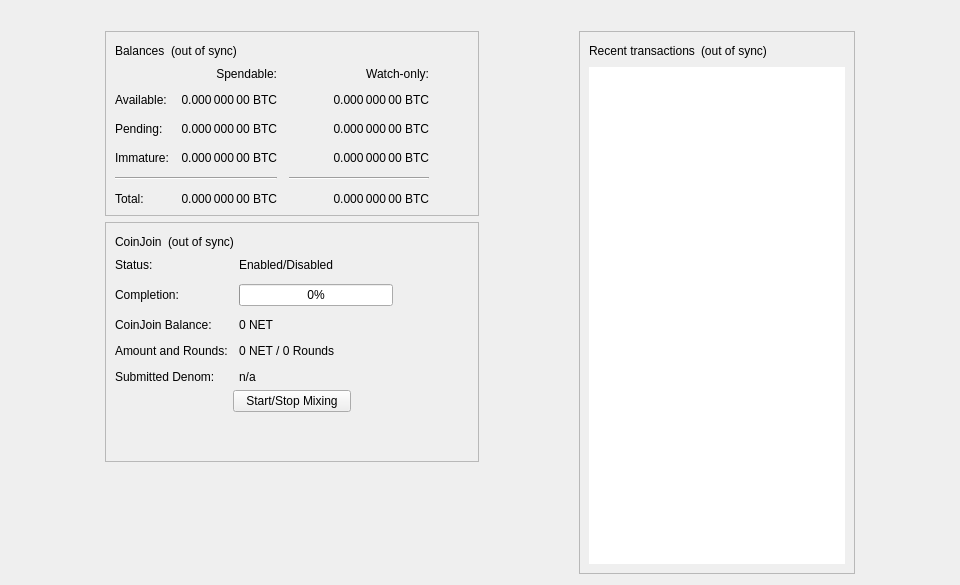
<?xml version="1.0" encoding="UTF-8"?>
<ui version="4.0">
 <class>OverviewPage</class>
 <widget class="QWidget" name="OverviewPage">
  <property name="geometry">
   <rect>
    <x>0</x>
    <y>0</y>
    <width>960</width>
    <height>585</height>
   </rect>
  </property>
  <property name="minimumSize">
   <size>
    <width>960</width>
    <height>0</height>
   </size>
  </property>
  <property name="windowTitle">
   <string>Form</string>
  </property>
  <layout class="QVBoxLayout" name="topLayout">
   <item>
    <widget class="QLabel" name="labelAlerts">
     <property name="visible">
      <bool>false</bool>
     </property>
     <property name="wordWrap">
      <bool>true</bool>
     </property>
     <property name="margin">
      <number>3</number>
     </property>
     <property name="textInteractionFlags">
      <set>Qt::TextSelectableByMouse</set>
     </property>
    </widget>
   </item>
   <item>
    <layout class="QHBoxLayout" name="horizontalLayout" stretch="1,0,1,0,1">
     <item>
      <spacer name="horizontalSpacerLeft">
       <property name="orientation">
        <enum>Qt::Horizontal</enum>
       </property>
       <property name="sizeType">
        <enum>QSizePolicy::Preferred</enum>
       </property>
       <property name="sizeHint" stdset="0">
        <size>
         <width>10</width>
         <height>20</height>
        </size>
       </property>
      </spacer>
     </item>
     <item>
      <layout class="QVBoxLayout" name="verticalLayout_2">
       <item>
        <widget class="QFrame" name="frame">
         <property name="frameShape">
          <enum>QFrame::StyledPanel</enum>
         </property>
         <property name="frameShadow">
          <enum>QFrame::Raised</enum>
         </property>
         <layout class="QVBoxLayout" name="verticalLayout_4">
          <item>
           <layout class="QHBoxLayout" name="horizontalLayout_4">
            <item>
             <widget class="QLabel" name="label_5">
              <property name="text">
               <string>Balances</string>
              </property>
             </widget>
            </item>
            <item>
             <widget class="QLabel" name="labelWalletStatus">
              <property name="toolTip">
               <string>The displayed information may be out of date. Your wallet automatically synchronizes with the Netsis network after a connection is established, but this process has not completed yet.</string>
              </property>
              <property name="text">
               <string notr="true">(out of sync)</string>
              </property>
              <property name="alignment">
               <set>Qt::AlignLeading|Qt::AlignLeft|Qt::AlignVCenter</set>
              </property>
             </widget>
            </item>
            <item>
             <spacer name="horizontalSpacer_3">
              <property name="orientation">
               <enum>Qt::Horizontal</enum>
              </property>
              <property name="sizeHint" stdset="0">
               <size>
                <width>40</width>
                <height>20</height>
               </size>
              </property>
             </spacer>
            </item>
           </layout>
          </item>
          <item>
           <layout class="QGridLayout" name="gridLayout">
            <property name="spacing">
             <number>12</number>
            </property>
            <item row="2" column="2">
             <widget class="QLabel" name="labelWatchPending">
              <property name="cursor">
               <cursorShape>IBeamCursor</cursorShape>
              </property>
              <property name="toolTip">
               <string>Unconfirmed transactions to watch-only addresses</string>
              </property>
              <property name="text">
               <string notr="true">0.000 000 00 BTC</string>
              </property>
              <property name="alignment">
               <set>Qt::AlignRight|Qt::AlignTrailing|Qt::AlignVCenter</set>
              </property>
              <property name="textInteractionFlags">
               <set>Qt::LinksAccessibleByMouse|Qt::TextSelectableByKeyboard|Qt::TextSelectableByMouse</set>
              </property>
             </widget>
            </item>
            <item row="2" column="1">
             <widget class="QLabel" name="labelUnconfirmed">
              <property name="cursor">
               <cursorShape>IBeamCursor</cursorShape>
              </property>
              <property name="toolTip">
               <string>Total of transactions that have yet to be confirmed, and do not yet count toward the spendable balance</string>
              </property>
              <property name="text">
               <string notr="true">0.000 000 00 BTC</string>
              </property>
              <property name="alignment">
               <set>Qt::AlignRight|Qt::AlignTrailing|Qt::AlignVCenter</set>
              </property>
              <property name="textInteractionFlags">
               <set>Qt::LinksAccessibleByMouse|Qt::TextSelectableByKeyboard|Qt::TextSelectableByMouse</set>
              </property>
             </widget>
            </item>
            <item row="3" column="2">
             <widget class="QLabel" name="labelWatchImmature">
              <property name="cursor">
               <cursorShape>IBeamCursor</cursorShape>
              </property>
              <property name="toolTip">
               <string>Mined balance in watch-only addresses that has not yet matured</string>
              </property>
              <property name="text">
               <string notr="true">0.000 000 00 BTC</string>
              </property>
              <property name="alignment">
               <set>Qt::AlignRight|Qt::AlignTrailing|Qt::AlignVCenter</set>
              </property>
              <property name="textInteractionFlags">
               <set>Qt::LinksAccessibleByMouse|Qt::TextSelectableByKeyboard|Qt::TextSelectableByMouse</set>
              </property>
             </widget>
            </item>
            <item row="4" column="0" colspan="2">
             <widget class="Line" name="lineSpendableBalance">
              <property name="orientation">
               <enum>Qt::Horizontal</enum>
              </property>
             </widget>
            </item>
            <item row="4" column="2">
             <widget class="Line" name="lineWatchBalance">
              <property name="sizePolicy">
               <sizepolicy hsizetype="Preferred" vsizetype="Fixed">
                <horstretch>0</horstretch>
                <verstretch>0</verstretch>
               </sizepolicy>
              </property>
              <property name="minimumSize">
               <size>
                <width>140</width>
                <height>0</height>
               </size>
              </property>
              <property name="orientation">
               <enum>Qt::Horizontal</enum>
              </property>
             </widget>
            </item>
            <item row="5" column="0">
             <widget class="QLabel" name="labelTotalText">
              <property name="text">
               <string>Total:</string>
              </property>
             </widget>
            </item>
            <item row="3" column="1">
             <widget class="QLabel" name="labelImmature">
              <property name="cursor">
               <cursorShape>IBeamCursor</cursorShape>
              </property>
              <property name="toolTip">
               <string>Mined balance that has not yet matured</string>
              </property>
              <property name="text">
               <string notr="true">0.000 000 00 BTC</string>
              </property>
              <property name="alignment">
               <set>Qt::AlignRight|Qt::AlignTrailing|Qt::AlignVCenter</set>
              </property>
              <property name="textInteractionFlags">
               <set>Qt::LinksAccessibleByMouse|Qt::TextSelectableByKeyboard|Qt::TextSelectableByMouse</set>
              </property>
             </widget>
            </item>
            <item row="2" column="3">
             <spacer name="horizontalSpacer_2">
              <property name="orientation">
               <enum>Qt::Horizontal</enum>
              </property>
              <property name="sizeHint" stdset="0">
               <size>
                <width>40</width>
                <height>20</height>
               </size>
              </property>
             </spacer>
            </item>
            <item row="3" column="0">
             <widget class="QLabel" name="labelImmatureText">
              <property name="text">
               <string>Immature:</string>
              </property>
             </widget>
            </item>
            <item row="5" column="1">
             <widget class="QLabel" name="labelTotal">
              <property name="cursor">
               <cursorShape>IBeamCursor</cursorShape>
              </property>
              <property name="toolTip">
               <string>Your current total balance</string>
              </property>
              <property name="text">
               <string notr="true">0.000 000 00 BTC</string>
              </property>
              <property name="alignment">
               <set>Qt::AlignRight|Qt::AlignTrailing|Qt::AlignVCenter</set>
              </property>
              <property name="textInteractionFlags">
               <set>Qt::LinksAccessibleByMouse|Qt::TextSelectableByKeyboard|Qt::TextSelectableByMouse</set>
              </property>
             </widget>
            </item>
            <item row="5" column="2">
             <widget class="QLabel" name="labelWatchTotal">
              <property name="cursor">
               <cursorShape>IBeamCursor</cursorShape>
              </property>
              <property name="toolTip">
               <string>Current total balance in watch-only addresses</string>
              </property>
              <property name="text">
               <string notr="true">0.000 000 00 BTC</string>
              </property>
              <property name="alignment">
               <set>Qt::AlignRight|Qt::AlignTrailing|Qt::AlignVCenter</set>
              </property>
              <property name="textInteractionFlags">
               <set>Qt::LinksAccessibleByMouse|Qt::TextSelectableByKeyboard|Qt::TextSelectableByMouse</set>
              </property>
             </widget>
            </item>
            <item row="0" column="2">
             <widget class="QLabel" name="labelWatchonly">
              <property name="text">
               <string>Watch-only:</string>
              </property>
              <property name="alignment">
               <set>Qt::AlignRight|Qt::AlignTrailing|Qt::AlignVCenter</set>
              </property>
             </widget>
            </item>
            <item row="1" column="0">
             <widget class="QLabel" name="labelBalanceText">
              <property name="text">
               <string>Available:</string>
              </property>
             </widget>
            </item>
            <item row="1" column="1">
             <widget class="QLabel" name="labelBalance">
              <property name="cursor">
               <cursorShape>IBeamCursor</cursorShape>
              </property>
              <property name="toolTip">
               <string>Your current spendable balance</string>
              </property>
              <property name="text">
               <string notr="true">0.000 000 00 BTC</string>
              </property>
              <property name="alignment">
               <set>Qt::AlignRight|Qt::AlignTrailing|Qt::AlignVCenter</set>
              </property>
              <property name="textInteractionFlags">
               <set>Qt::LinksAccessibleByMouse|Qt::TextSelectableByKeyboard|Qt::TextSelectableByMouse</set>
              </property>
             </widget>
            </item>
            <item row="1" column="2">
             <widget class="QLabel" name="labelWatchAvailable">
              <property name="cursor">
               <cursorShape>IBeamCursor</cursorShape>
              </property>
              <property name="toolTip">
               <string>Your current balance in watch-only addresses</string>
              </property>
              <property name="text">
               <string notr="true">0.000 000 00 BTC</string>
              </property>
              <property name="alignment">
               <set>Qt::AlignRight|Qt::AlignTrailing|Qt::AlignVCenter</set>
              </property>
              <property name="textInteractionFlags">
               <set>Qt::LinksAccessibleByMouse|Qt::TextSelectableByKeyboard|Qt::TextSelectableByMouse</set>
              </property>
             </widget>
            </item>
            <item row="2" column="0">
             <widget class="QLabel" name="labelPendingText">
              <property name="text">
               <string>Pending:</string>
              </property>
             </widget>
            </item>
            <item row="0" column="1">
             <widget class="QLabel" name="labelSpendable">
              <property name="text">
               <string>Spendable:</string>
              </property>
              <property name="alignment">
               <set>Qt::AlignRight|Qt::AlignTrailing|Qt::AlignVCenter</set>
              </property>
             </widget>
            </item>
           </layout>
          </item>
         </layout>
        </widget>
       </item>
       <item>
        <widget class="QFrame" name="frameCoinJoin">
         <property name="layoutDirection">
          <enum>Qt::LeftToRight</enum>
         </property>
         <property name="frameShape">
          <enum>QFrame::StyledPanel</enum>
         </property>
         <property name="frameShadow">
          <enum>QFrame::Raised</enum>
         </property>
         <layout class="QVBoxLayout" name="VerticalLayout_PS1">
          <item>
           <layout class="QHBoxLayout" name="horizontalLayout_5">
            <item>
             <widget class="QLabel" name="labelCoinJoinHeader">
              <property name="text">
               <string notr="true">CoinJoin</string>
              </property>
             </widget>
            </item>
            <item>
             <widget class="QLabel" name="labelCoinJoinSyncStatus">
              <property name="toolTip">
               <string>The displayed information may be out of date. Your wallet automatically synchronizes with the Netsis network after a connection is established, but this process has not completed yet.</string>
              </property>
              <property name="text">
               <string notr="true">(out of sync)</string>
              </property>
              <property name="alignment">
               <set>Qt::AlignLeading|Qt::AlignLeft|Qt::AlignVCenter</set>
              </property>
             </widget>
            </item>
            <item>
             <spacer name="horizontalSpacer_4">
              <property name="orientation">
               <enum>Qt::Horizontal</enum>
              </property>
              <property name="sizeHint" stdset="0">
               <size>
                <width>40</width>
                <height>20</height>
               </size>
              </property>
             </spacer>
            </item>
           </layout>
          </item>
          <item>
           <layout class="QFormLayout" name="coinJoinFormLayout">
            <property name="fieldGrowthPolicy">
             <enum>QFormLayout::AllNonFixedFieldsGrow</enum>
            </property>
            <property name="horizontalSpacing">
             <number>11</number>
            </property>
            <property name="verticalSpacing">
             <number>12</number>
            </property>
            <item row="0" column="0">
             <widget class="QLabel" name="labelCoinJoinEnabledText">
              <property name="text">
               <string>Status:</string>
              </property>
             </widget>
            </item>
            <item row="0" column="1">
             <widget class="QLabel" name="labelCoinJoinEnabled">
              <property name="text">
               <string>Enabled/Disabled</string>
              </property>
             </widget>
            </item>
            <item row="1" column="0">
             <widget class="QLabel" name="labelCompletitionText">
              <property name="text">
               <string>Completion:</string>
              </property>
             </widget>
            </item>
            <item row="1" column="1">
             <widget class="QProgressBar" name="coinJoinProgress">
              <property name="maximumSize">
               <size>
                <width>154</width>
                <height>16777215</height>
               </size>
              </property>
              <property name="value">
               <number>0</number>
              </property>
             </widget>
            </item>
            <item row="2" column="0">
             <widget class="QLabel" name="labelAnonymizedText">
              <property name="text">
               <string notr="true">CoinJoin Balance:</string>
              </property>
             </widget>
            </item>
            <item row="2" column="1">
             <widget class="QLabel" name="labelAnonymized">
              <property name="text">
               <string notr="true">0 NET</string>
              </property>
             </widget>
            </item>
            <item row="3" column="0">
             <widget class="QLabel" name="labelAmountAndRoundsText">
              <property name="text">
               <string>Amount and Rounds:</string>
              </property>
             </widget>
            </item>
            <item row="3" column="1">
             <widget class="QLabel" name="labelAmountRounds">
              <property name="text">
               <string>0 NET / 0 Rounds</string>
              </property>
             </widget>
            </item>
            <item row="4" column="0">
             <widget class="QLabel" name="labelSubmittedDenomText">
              <property name="text">
               <string>Submitted Denom:</string>
              </property>
             </widget>
            </item>
            <item row="4" column="1">
             <widget class="QLabel" name="labelSubmittedDenom">
              <property name="toolTip">
               <string>The denominations you submitted to the Masternode.&lt;br&gt;To mix, other users must submit the exact same denominations.</string>
              </property>
              <property name="text">
               <string>n/a</string>
              </property>
              <property name="wordWrap">
               <bool>true</bool>
              </property>
             </widget>
            </item>
           </layout>
          </item>
          <item>
           <layout class="QVBoxLayout" name="VerticalLayout_PS">
            <item>
             <layout class="QHBoxLayout" name="horizontalLayout_3">
              <property name="topMargin">
               <number>0</number>
              </property>
              <item>
               <spacer name="horizontalSpacer_5">
                <property name="orientation">
                 <enum>Qt::Horizontal</enum>
                </property>
                <property name="sizeHint" stdset="0">
                 <size>
                  <width>40</width>
                  <height>20</height>
                 </size>
                </property>
               </spacer>
              </item>
              <item>
               <widget class="QPushButton" name="toggleCoinJoin">
                <property name="sizePolicy">
                 <sizepolicy hsizetype="MinimumExpanding" vsizetype="Fixed">
                  <horstretch>0</horstretch>
                  <verstretch>0</verstretch>
                 </sizepolicy>
                </property>
                <property name="text">
                 <string>Start/Stop Mixing</string>
                </property>
               </widget>
              </item>
              <item>
               <spacer name="horizontalSpacer_6">
                <property name="orientation">
                 <enum>Qt::Horizontal</enum>
                </property>
                <property name="sizeHint" stdset="0">
                 <size>
                  <width>40</width>
                  <height>20</height>
                 </size>
                </property>
               </spacer>
              </item>
             </layout>
            </item>
            <item>
             <spacer name="verticalSpacer_3">
              <property name="orientation">
               <enum>Qt::Vertical</enum>
              </property>
              <property name="sizeHint" stdset="0">
               <size>
                <width>20</width>
                <height>40</height>
               </size>
              </property>
             </spacer>
            </item>
           </layout>
          </item>
         </layout>
        </widget>
       </item>
       <item>
        <spacer name="verticalSpacer">
         <property name="orientation">
          <enum>Qt::Vertical</enum>
         </property>
         <property name="sizeHint" stdset="0">
          <size>
           <width>20</width>
           <height>40</height>
          </size>
         </property>
        </spacer>
       </item>
      </layout>
     </item>
     <item>
      <spacer name="horizontalSpacerCenter">
       <property name="orientation">
        <enum>Qt::Horizontal</enum>
       </property>
       <property name="sizeHint" stdset="0">
        <size>
         <width>10</width>
         <height>20</height>
        </size>
       </property>
      </spacer>
     </item>
     <item>
      <layout class="QVBoxLayout" name="verticalLayout_3">
       <item>
        <widget class="QFrame" name="frame_2">
         <property name="frameShape">
          <enum>QFrame::StyledPanel</enum>
         </property>
         <property name="frameShadow">
          <enum>QFrame::Raised</enum>
         </property>
         <layout class="QVBoxLayout" name="verticalLayout">
          <item>
           <layout class="QHBoxLayout" name="horizontalLayout_2">
            <item>
             <widget class="QLabel" name="label_4">
              <property name="text">
               <string>Recent transactions</string>
              </property>
             </widget>
            </item>
            <item>
             <widget class="QLabel" name="labelTransactionsStatus">
              <property name="toolTip">
               <string>The displayed information may be out of date. Your wallet automatically synchronizes with the Netsis network after a connection is established, but this process has not completed yet.</string>
              </property>
              <property name="text">
               <string notr="true">(out of sync)</string>
              </property>
              <property name="alignment">
               <set>Qt::AlignLeading|Qt::AlignLeft|Qt::AlignVCenter</set>
              </property>
             </widget>
            </item>
            <item>
             <spacer name="horizontalSpacer">
              <property name="orientation">
               <enum>Qt::Horizontal</enum>
              </property>
              <property name="sizeHint" stdset="0">
               <size>
                <width>40</width>
                <height>20</height>
               </size>
              </property>
             </spacer>
            </item>
           </layout>
          </item>
          <item>
           <widget class="QListView" name="listTransactions">
            <property name="frameShape">
             <enum>QFrame::NoFrame</enum>
            </property>
            <property name="verticalScrollBarPolicy">
             <enum>Qt::ScrollBarAlwaysOff</enum>
            </property>
            <property name="horizontalScrollBarPolicy">
             <enum>Qt::ScrollBarAlwaysOff</enum>
            </property>
            <property name="selectionMode">
             <enum>QAbstractItemView::NoSelection</enum>
            </property>
           </widget>
          </item>
         </layout>
        </widget>
       </item>
      </layout>
     </item>
     <item>
      <spacer name="horizontalSpacerRight">
       <property name="orientation">
        <enum>Qt::Horizontal</enum>
       </property>
       <property name="sizeType">
        <enum>QSizePolicy::Preferred</enum>
       </property>
       <property name="sizeHint" stdset="0">
        <size>
         <width>10</width>
         <height>20</height>
        </size>
       </property>
      </spacer>
     </item>
    </layout>
   </item>
  </layout>
 </widget>
 <resources/>
 <connections/>
</ui>
